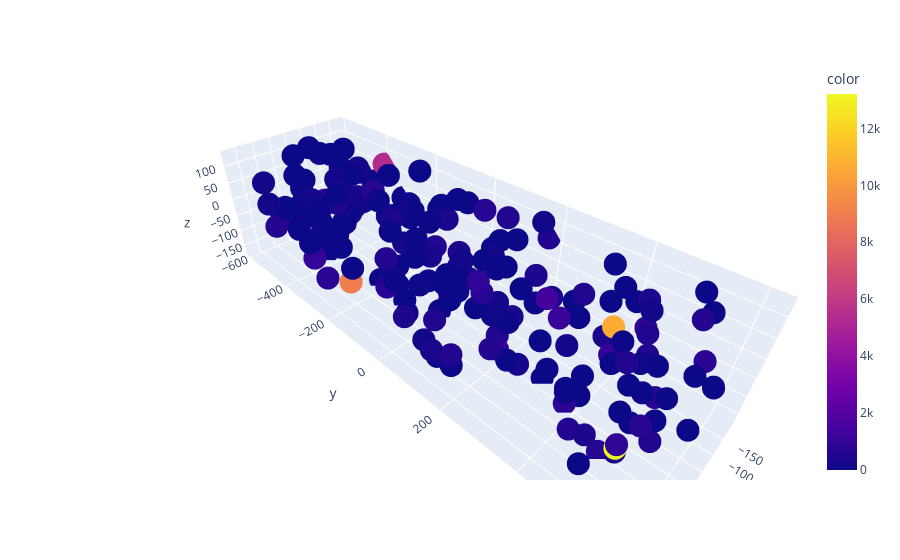

Notebook code for this chart:
### Code cell
fig = px.scatter_3d(x=df["pos_scatt", "1"][::skip],y=df["pos_scatt", "3"][::skip], z=df["pos_scatt", "2"][::skip], color=df["w_event_rate"][::skip])
fig.show()

### Figure 1 — Plotly figure (JSON) as saved in the notebook; plotly's stock layout.template omitted (floating-point values rounded to 4 significant figures; data arrays with more than 128 entries replaced by an {"elided": "..."} marker saying what was removed)
{"data": [{"hovertemplate": "x=%{x}<br>y=%{y}<br>z=%{z}<br>color=%{marker.color}<extra></extra>", "legendgroup": "", "marker": {"color": {"elided": "188 float values"}, "coloraxis": "coloraxis", "symbol": "circle"}, "mode": "markers", "name": "", "scene": "scene", "showlegend": false, "type": "scatter3d", "x": {"elided": "188 float values"}, "y": {"elided": "188 float values"}, "z": {"elided": "188 float values"}}], "layout": {"coloraxis": {"colorbar": {"title": {"text": "color"}}, "colorscale": [[0, "#0d0887"], [0.1111, "#46039f"], [0.2222, "#7201a8"], [0.3333, "#9c179e"], [0.4444, "#bd3786"], [0.5556, "#d8576b"], [0.6667, "#ed7953"], [0.7778, "#fb9f3a"], [0.8889, "#fdca26"], [1, "#f0f921"]]}, "legend": {"tracegroupgap": 0}, "margin": {"t": 60}, "scene": {"domain": {"x": [0, 1], "y": [0, 1]}, "xaxis": {"title": {"text": "x"}}, "yaxis": {"title": {"text": "y"}}, "zaxis": {"title": {"text": "z"}}}}}
